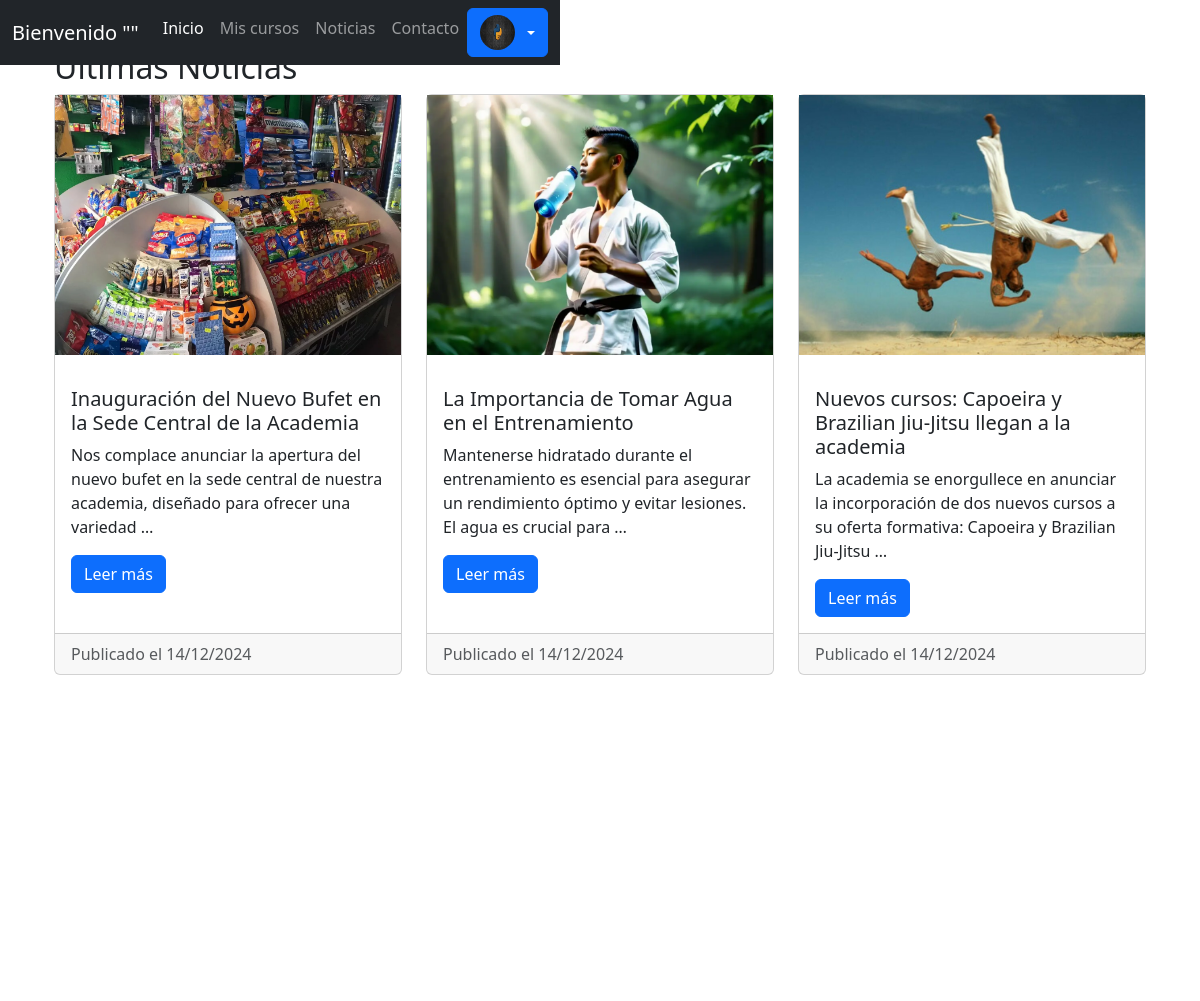
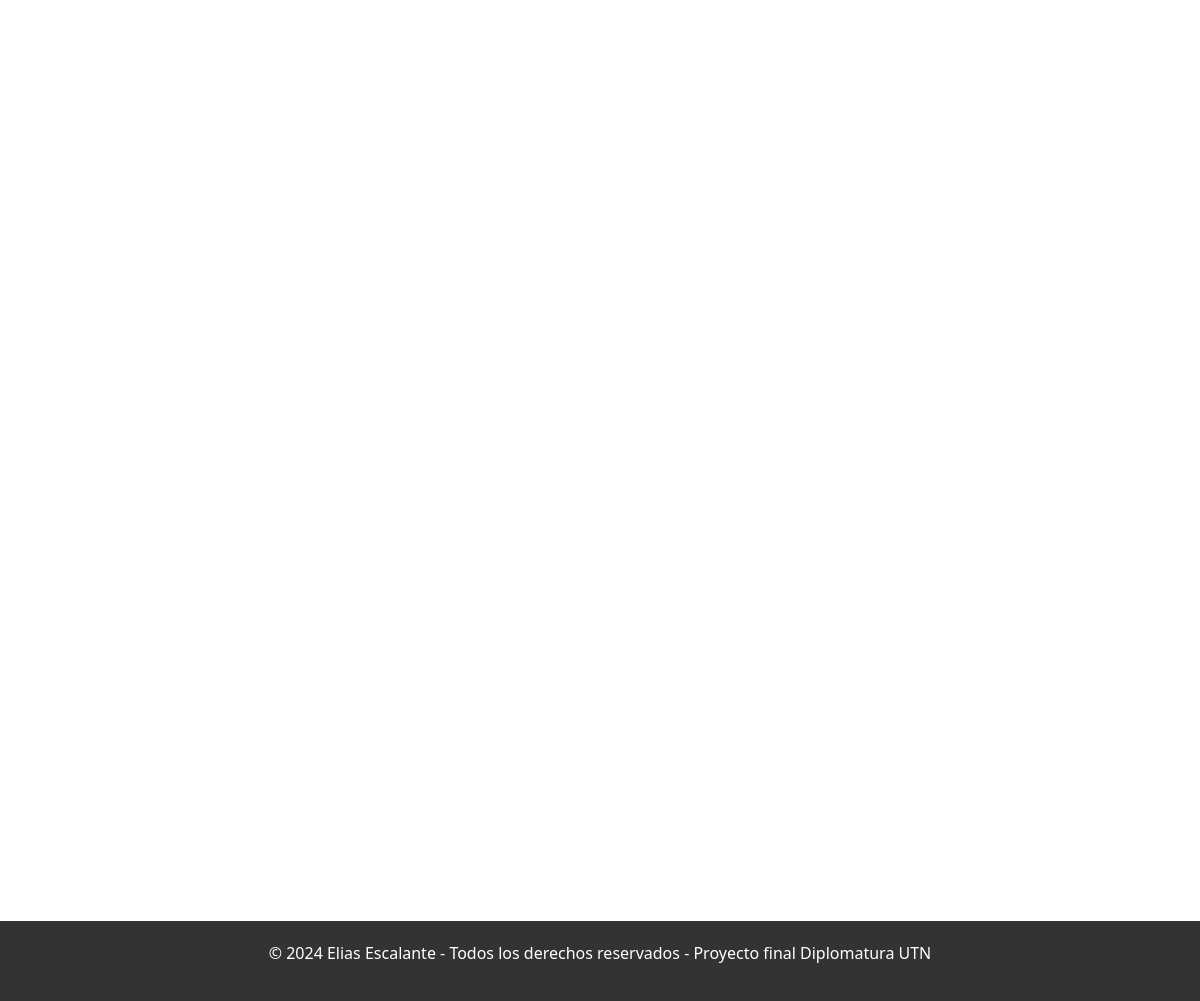
Screenshot of /noticias/ with the database file from the repository (2 pictures, top to bottom).
### academia/models.py (models this page shows, shortened)
class Noticia(models.Model):
    titulo = models.CharField(max_length=255)
    contenido = models.TextField()
    fecha_publicacion = models.DateTimeField(auto_now_add=True)
    imagen = models.ImageField(upload_to='noticias/', null=True, blank=True)
    mostrar = models.BooleanField(default=True)

### academia/views.py (the view)
# urls.py: path('noticias/', views.noticias, name='noticias'),
def noticias(request):
    noticias = Noticia.objects.all().order_by('-fecha_publicacion')
    return render(request, 'academia/noticias.html', {'noticias': noticias})

### templates/academia/noticias.html (shortened to what this page needs)
{% extends 'layout.html' %}
{% load static %}
{% block content %}
<link rel="stylesheet" href="{% static 'academia/noticias/css/style.css' %}">
    <div class="container mt-5">
        <h2>Últimas Noticias</h2>
        <div class="row">
            {% for noticia in noticias %}
                <div class="col-md-4 animate-on-scroll">
                    <div class="card mb-4">
                        {% if noticia.imagen %}
                            <img src="{{ noticia.imagen.url }}" alt="{{ noticia.titulo }}" class="img-fluid mb-3">
                        {% endif %}
                        <div class="card-body">
                            <h5 class="card-title">{{ noticia.titulo }}</h5>
                            <p class="card-text">{{ noticia.contenido|truncatewords:20 }}</p>
                            <a href="{% url 'detalle_noticia' noticia.id %}" class="btn btn-primary">Leer más</a>
                        </div>
                        <div class="card-footer text-muted">
                            Publicado el {{ noticia.fecha_publicacion|date:"d/m/Y" }}
                        </div>
                    </div>
                </div>
            {% endfor %}
        </div>
    </div>
{% endblock %}

### static/layout/css/layout.css (style rules this page uses)
html, body { height: 100%; margin: 0; }

### static/academia/noticias/css/style.css (style rules this page uses)
.row { display: flex; flex-wrap: wrap; }
.col-md-4 { display: flex; flex-direction: column; }
.card { flex-grow: 1; display: flex; flex-direction: column; }
.card-body { flex-grow: 1; }
.card-footer { margin-top: auto; }
.animate-on-scroll { opacity: 0; transform: translateY(100px); }

### rows the page displays
Noticia: imagen (picture), titulo "Inauguración del Nuevo Bufet en la Sede Central de la Academia", contenido "Nos complace anunciar la apertura del nuevo bufet en la sede central de nuestra academia, diseñado para ofrecer una variedad …", fecha_publicacion "14/12/2024"
Noticia: imagen (picture), titulo "La Importancia de Tomar Agua en el Entrenamiento", contenido "Mantenerse hidratado durante el entrenamiento es esencial para asegurar un rendimiento óptimo y evitar lesiones. El agua es crucial para …", fecha_publicacion "14/12/2024"
Noticia: imagen (picture), titulo "Nuevos cursos: Capoeira y Brazilian Jiu-Jitsu llegan a la academia", contenido "La academia se enorgullece en anunciar la incorporación de dos nuevos cursos a su oferta formativa: Capoeira y Brazilian Jiu-Jitsu …", fecha_publicacion "14/12/2024"
